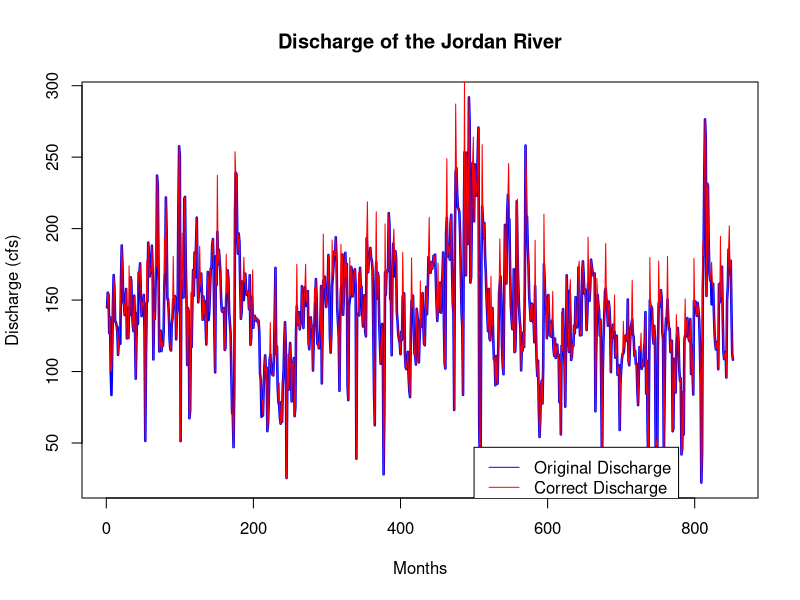

Recreate this plot in R.
## BeeVeeGee's version of Relay 4
##Comments made by BeeVeeGee

#Relay 4
#Created by Carley Hansen for Hydroinformatics at the U of U

##Datafile required is: 01_JordanRiver.csv

#A discharge record needs to be corrected because of an instrument malfunction. On every 7th month (starting with the first data point), 
#the gauge incorrectly reported 20% lower than the true value. Hint: use seq() and a for loop.
#Plot the original data and the corrected data on the same plot versus time, with different colors and BONUS POINTS:provide a legend. 

#Load the data
#datatable<-read.csv('C://Users/Carly/Desktop/JordanRiver_discharge.csv',header=T)
datatable<-read.csv('01_JordanRiver.csv',header=TRUE)

##Set Variables to be used
##variable<-datatable$column from excel used
month<-datatable$month
original_discharge<-datatable$discharge_cfs
new_discharge<-NULL
##place holder for new_discharge

##Set up data into an array using [i]
##seq(month) lists month in an array
## for every month in the array that is equal to 7, the new discharge value will be created by adding
##the original discharge value and 20% of it to fix the "instrument malfunction"
## when it is not equal to 7, that spot in the array will be filled by the original data

for (i in seq(month)){
  if (month[i] == 7) {
    new_discharge[i]<-(original_discharge[i]*0.2)+original_discharge[i]
  }
  else {
    new_discharge[i]<-original_discharge[i]
  }
}

## Creating the plots
## ranges for the plot is configured
xrange<-range(seq(month))
yrange<-range(datatable$discharge_cfs)

##plot is set up, type "n" means the structure of the graph is set up, but no data is plotted
plot(xrange,yrange,type="n",xlab="Months",ylab="Discharge (cfs)")

##create data of lines corresponding to the data selected, lwd is the line thickness
lines(original_discharge, col="blue",lwd=2.5)
lines(new_discharge, col="red")

##creates the title of the graph
title(main="Discharge of the Jordan River")

##Creates the legend for the graph, first two numbers are the coordinates where the box is located, c("name of data","name of data")
##lty shows the type of line in the graph, lwd is the thickness of the line shown in the legend, col(c() dignifies the corresponding color
legend(500,47,c("Original Discharge","Correct Discharge"), lty=c(1,1),lwd=c(1,1), col=c("blue","red"))

##plot information from: http://www.r-bloggers.com/adding-a-legend-to-a-plot/
